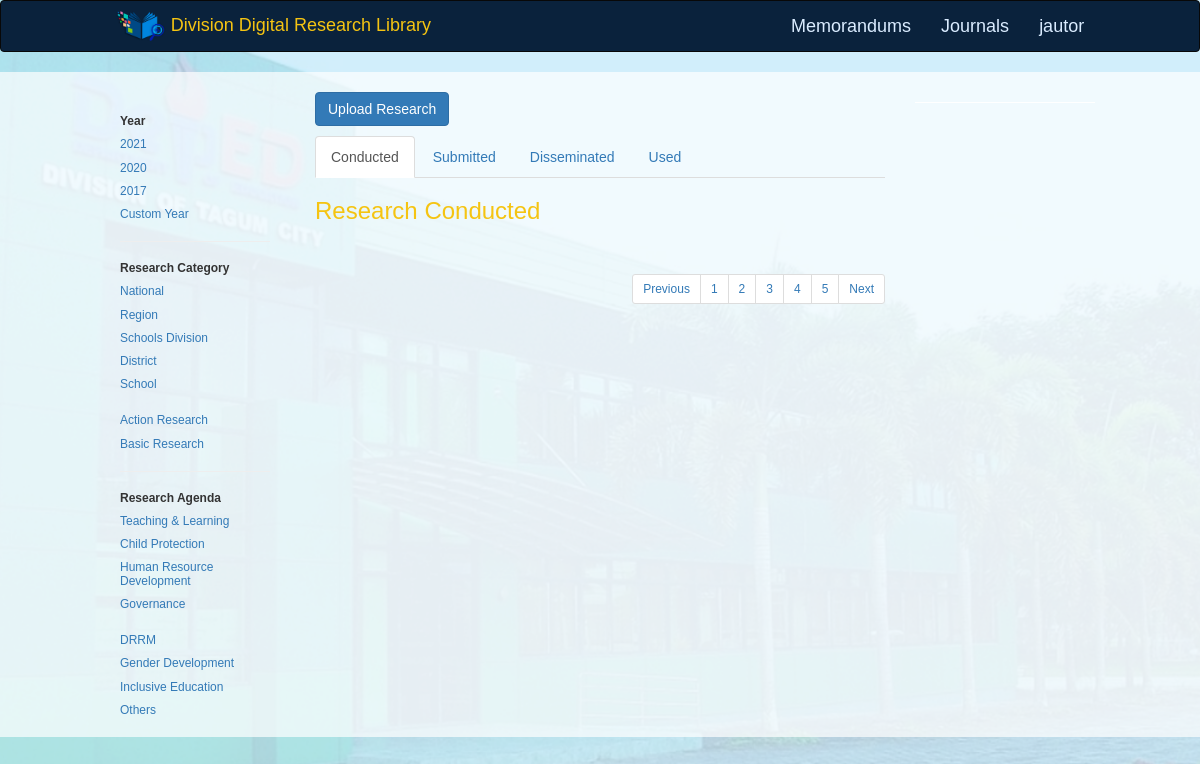
/pages/user_research_status.php (signed in), run on an earlier commit of the app's database.
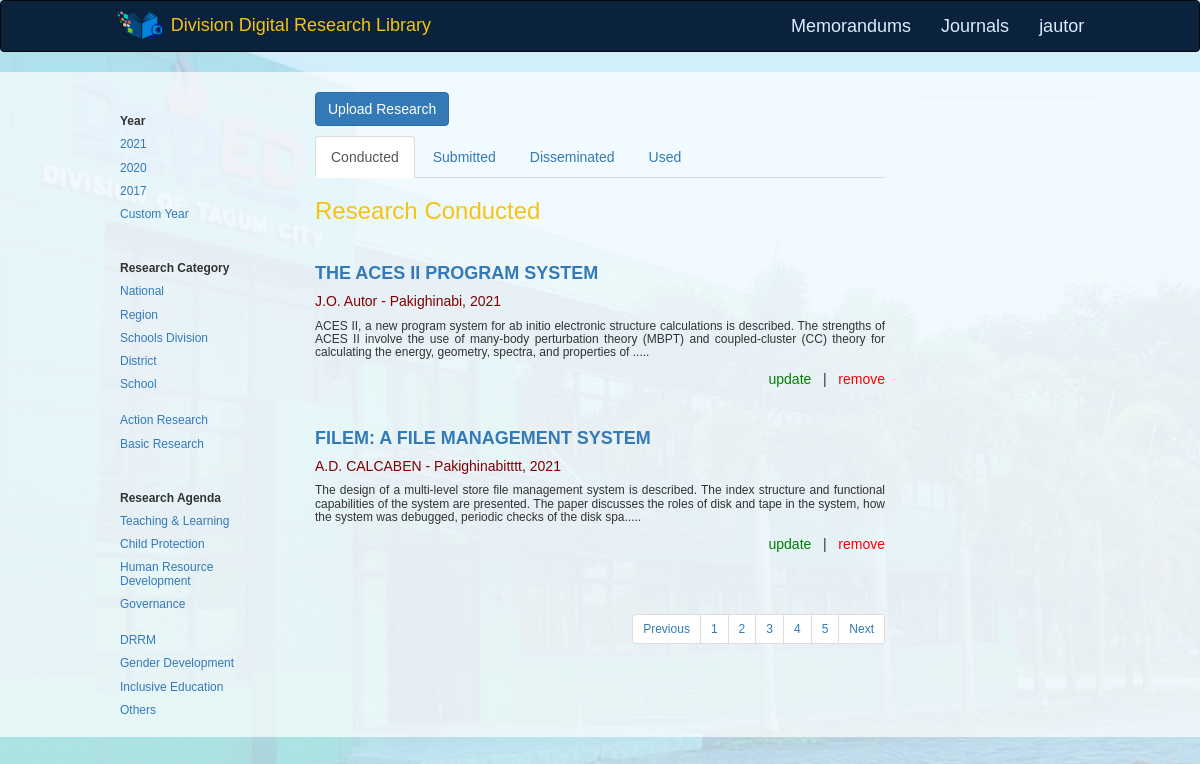
And on a later commit of the database.
### tables this page shows
CREATE TABLE `research_output` (
  `research_id` int(11) NOT NULL,
  `research_title` varchar(1024) NOT NULL,
  `research_doi` varchar(1024) NOT NULL,
  `research_category` varchar(1024) NOT NULL,
  `research_type` varchar(1024) NOT NULL,
  `research_agenda` varchar(1024) NOT NULL,
  `research_status` varchar(1024) NOT NULL,
  `research_abstract` varchar(2048) NOT NULL,
  `research_date_publish` date NOT NULL,
  `research_office` varchar(1024) NOT NULL,
  `research_keywords` varchar(512) NOT NULL,
  `research_journal_id` int(11) NOT NULL,
  `research_journal_pages` varchar(1024) NOT NULL,
  `research_filename` varchar(1024) NOT NULL,
  `research_filepath` varchar(1024) NOT NULL
);

CREATE TABLE `researcher` (
  `researcher_id` int(255) NOT NULL,
  `researcher_user_id` int(255) DEFAULT NULL,
  `researcher_first_name` varchar(1024) NOT NULL,
  `researcher_middle_name` varchar(1024) NOT NULL,
  `researcher_last_name` varchar(1024) NOT NULL,
  `researcher_office` varchar(1024) NOT NULL,
  `researcher_designation` varchar(1024) NOT NULL,
  `researcher_profile_picture` varchar(1024) NOT NULL,
  `researcher_email` varchar(1024) NOT NULL
);

CREATE TABLE `research_journal` (
  `journal_id` int(255) NOT NULL,
  `journal_user_id` int(255) NOT NULL COMMENT 'user who uploaded the journal',
  `journal_title` varchar(1024) NOT NULL,
  `journal_description` varchar(2048) NOT NULL,
  `journal_volume` int(255) NOT NULL,
  `journal_issue` int(255) NOT NULL,
  `journal_issn` varchar(1024) NOT NULL,
  `journal_publisher_name` varchar(1024) NOT NULL,
  `journal_date_publish` date NOT NULL,
  `journal_editor_team` varchar(1024) NOT NULL,
  `journal_filename` varchar(1024) NOT NULL,
  `journal_filepath` varchar(1024) NOT NULL,
  `journal_posted_at` datetime NOT NULL,
  `journal_updated_at` datetime NOT NULL,
  `journal_photo` varchar(1024) NOT NULL
);

### pages/user_research_status.php (the view, shortened to what the changed rows need)
<?php
include "../database/db_config.php";
?>
<DOCTYPE! html>
<html>
	<head>
		<link rel="stylesheet" href="https://cdnjs.cloudflare.com/ajax/libs/font-awesome/4.7.0/css/font-awesome.min.css">
		<link rel="stylesheet" type="text/css" href="../bootstrap-3.3.7-dist/css/bootstrap.css">
		<link rel="stylesheet" type="text/css" href="../bootstrap-3.3.7-dist/css/bootstrap.min.css">
		<link rel="stylesheet" type="text/css" href="../css/body_css.css">
        <link rel="stylesheet" type="text/css" href="../css/footer_css.css">
        <link rel="stylesheet" type="text/css" href="../css/nav_css.css">
	</head>
	<body class="bg-light">
		<div class="container-fluid ">
		  	<div class="row content body_middle" >
		  		<br>
			    <div class="col-sm-6 center_content">
					<div>
						<div class="tab-content">
						    <div id="conducted" class="tab-pane fade in active">
						      	<br>
						    	<?php
						    		$status = "Conducted";
									$query = "SELECT * FROM research_output AS ro INNER JOIN research_creation AS rc INNER JOIN research_journal AS rj INNER JOIN researcher as r ON rj.journal_id = ro.research_journal_id AND ro.research_id = rc.creation_research_id AND rc.creation_researcher_id = r.researcher_id WHERE research_status = '$status'";
									if ($result = $db->query($query)){
										while ($row = $result->fetch_assoc()){
								?>
						      	<div class="">
									<p class="h4 text-justify"><b><a href="research_view.php?rid=<?=$row['research_id']?>"> <?=strtoupper($row['research_title'])?> </a></b></p>
									<p class="h5 text-justify" style="color: maroon">
										<?=$row['researcher_first_name'][0].".".$row['researcher_middle_name'][0].". ".$row['researcher_last_name']?> - <?=ucwords(strtolower($row['journal_title'])).", ".date('Y',strtotime($row['journal_date_publish']))?>
									</p>
									<p class="h6 text-justify">
										<?=substr($row['research_abstract'], 0, 270)."....."?>
									</p>
									<p class="text-right" style="">
										<a href="user_update_research.php?rid=<?=$row['research_id']?>" style="color: green;">
											update
										</a>
										&nbsp;&nbsp;|&nbsp;&nbsp;
										<a href="" style="color: red;">remove</a>
									</p>
									<p>&nbsp;</p>
								</div>
								<?php
									}
								} else {
									echo "<p> No uploaded Conducted Research yet.</p>";
								}
								?>
						    </div>
						</div>
					</div>
				</div>
		  	</div>
		</div>
	</body>
</html>

What changed in the data, as far as the page shows it:
added research_output: research_title "THE ACES II PROGRAM SYSTEM", researcher.researcher_first_name "J", researcher.researcher_middle_name "O", researcher.researcher_last_name "Autor", research_journal.journal_title "Pakighinabi", research_journal.journal_date_publish "2021", research_abstract "ACES II, a new program system for ab initio electronic structure calculations is described. The strengths of ACES II involve the use of many-body perturbation theory (MBPT) and coupled-cluster (CC) theory for calculating the energy, geometry, spectra, and properties of"
added research_output: research_title "FILEM: A FILE MANAGEMENT SYSTEM", researcher.researcher_first_name "A", researcher.researcher_middle_name "D", researcher.researcher_last_name "CALCABEN", research_journal.journal_title "Pakighinabitttt", research_journal.journal_date_publish "2021", research_abstract "The design of a multi-level store file management system is described. The index structure and functional capabilities of the system are presented. The paper discusses the roles of disk and tape in the system, how the system was debugged, periodic checks of the disk spa"
